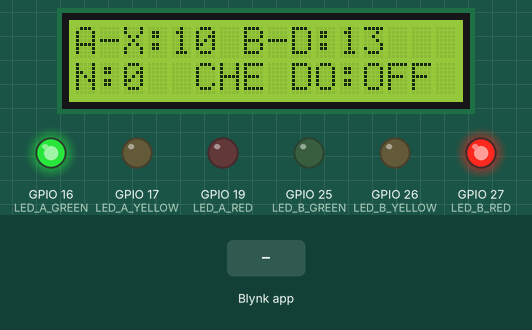
Bench run of a program on a simulated ESP32. Parts: 16×2 character LCD, output pins drawn as LEDs (lit = HIGH). The test bench sets the inputs (shaded band). WiFi joins after 1.5 s; servers stay silent unless stated.

Above: at 2.2 s.
2.3 s: Blynk app writes 1 to V2
At 3.5 s:
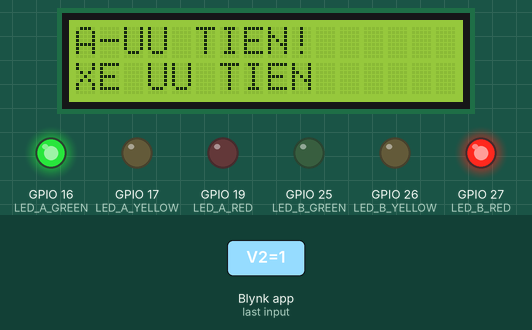
3.9 s: Blynk app writes 0 to V2
At 13.6 s:
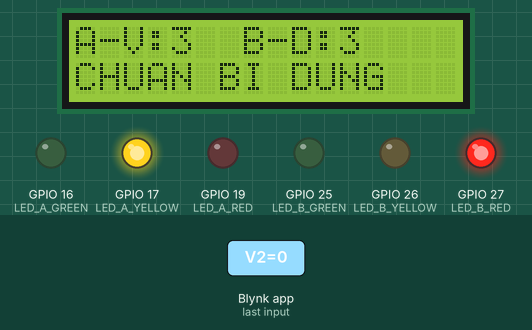
Timing chart, 0 to 15.1 s (numbered marks = the images above; inputs shaded):
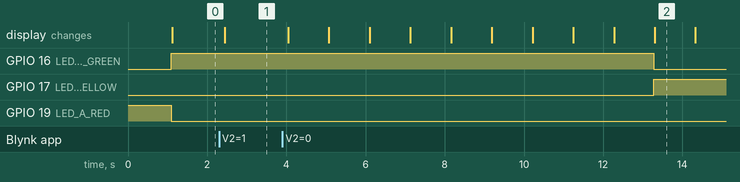

Measured:
- after the input at 2.3 s, the display: changes after 0.15 s (image 1)
- after the input at 3.9 s, GPIO 16 (LED_A_GREEN): HIGH → LOW after 9.4 s; GPIO 17 (LED_A_YELLOW): LOW → HIGH after 9.4 s; the display: first changes after 0.14 s (image 2 shows a later state)

The program:

main.cpp
```cpp
#include "secrets.h"

#define BLYNK_TEMPLATE_ID   "TMPL6vGjltW6r"
#define BLYNK_TEMPLATE_NAME "DenGiaoThongIoT"
#define BLYNK_AUTH_TOKEN    SECRET_AUTH_TOKEN
#define BLYNK_PRINT Serial

#include <WiFi.h>
#include <WiFiClient.h>
#include <BlynkSimpleEsp32.h>
#include <Wire.h>
#include <LiquidCrystal_I2C.h>

char auth[] = BLYNK_AUTH_TOKEN;
char ssid[] = SECRET_WIFI_SSID;
char pass[] = SECRET_WIFI_PASS;

// ===================== CHÂN GPIO - HƯỚNG A (Bắc - Nam) =====================
#define LED_A_GREEN   16
#define LED_A_YELLOW  17
#define LED_A_RED     19

// ===================== CHÂN GPIO - HƯỚNG B (Đông - Tây) ====================
#define LED_B_GREEN   25
#define LED_B_YELLOW  26
#define LED_B_RED     27

LiquidCrystal_I2C lcd(0x27, 16, 2);

// ===================== BIẾN TRẠNG THÁI =====================
int soXe_A = 0;          // Số xe hướng A, nhận từ V0
int soXe_B = 0;          // Số xe hướng B, nhận từ V5
int uuTien = 0;           // 0 = không ưu tiên | 1 = ưu tiên hướng A | 2 = ưu tiên hướng B, nhận từ V2

const int THOI_GIAN_VANG = 3;      // Thời gian đèn vàng cố định (giây)
const int THOI_GIAN_AN_TOAN = 10;  // Thời gian xanh mặc định khi mất kết nối (giây)

// ===================== NHẬN DỮ LIỆU TỪ BLYNK =====================
BLYNK_WRITE(V0) {              // Số xe hướng A (từ AI)
  soXe_A = param.asInt();
}

BLYNK_WRITE(V5) {              // Số xe hướng B (từ AI)
  soXe_B = param.asInt();
}

BLYNK_WRITE(V2) {              // Cờ ưu tiên: 0=không, 1=ưu tiên A, 2=ưu tiên B
  uuTien = param.asInt();
  Blynk.virtualWrite(V3, "ACK");
}

BLYNK_CONNECTED() {
  Blynk.syncVirtual(V0);
  Blynk.syncVirtual(V5);
  Blynk.syncVirtual(V2);
}

bool isOnline() {
  return (WiFi.status() == WL_CONNECTED) && Blynk.connected();
}

// Phân ngưỡng thời gian xanh theo mật độ xe (giữ nguyên thuật toán gốc, dùng chung cho cả 2 hướng)
int tinhThoiGianXanh(int N, const char* &matDoOut) {
  if (N >= 12) { matDoOut = "CAO     "; return 15; }
  if (N >= 6)  { matDoOut = "TB "; return 8;  }
  matDoOut = "THAP    ";
  return 5;
}

// ===================== VÒNG PHA CHO 1 HƯỚNG =====================
// huong: 1 = A đang chạy (B giữ đỏ) | 2 = B đang chạy (A giữ đỏ)
// Đèn đỏ của hướng đối diện luôn được giữ trong ĐÚNG khoảng thời gian
// xanh + vàng của hướng đang chạy
void chayPha(int huong) {
  int ledXanhChinh, ledVangChinh, ledDoChinh;
  int ledXanhDoi, ledVangDoi, ledDoDoi;
  int soXeChinh;
  int vPinTrangThaiChinh, vPinThoiGianChinh, vPinDemLuiChinh;
  int vPinTrangThaiDoi;
  char kyHieuChinh, kyHieuDoi;

  if (huong == 1) {
    ledXanhChinh = LED_A_GREEN;  ledVangChinh = LED_A_YELLOW;  ledDoChinh = LED_A_RED;
    ledXanhDoi   = LED_B_GREEN;  ledVangDoi   = LED_B_YELLOW;  ledDoDoi   = LED_B_RED;
    soXeChinh = soXe_A;
    vPinTrangThaiChinh = V3; vPinThoiGianChinh = V1; vPinDemLuiChinh = V4;
    vPinTrangThaiDoi = V7;
    kyHieuChinh = 'A'; kyHieuDoi = 'B';
  } else {
    ledXanhChinh = LED_B_GREEN;  ledVangChinh = LED_B_YELLOW;  ledDoChinh = LED_B_RED;
    ledXanhDoi   = LED_A_GREEN;  ledVangDoi   = LED_A_YELLOW;  ledDoDoi   = LED_A_RED;
    soXeChinh = soXe_B;
    vPinTrangThaiChinh = V7; vPinThoiGianChinh = V6; vPinDemLuiChinh = V8;
    vPinTrangThaiDoi = V3;
    kyHieuChinh = 'B'; kyHieuDoi = 'A';
  }

  bool online = isOnline();
  const char* matDo;
  int thoiGianXanh = online ? tinhThoiGianXanh(soXeChinh, matDo) : THOI_GIAN_AN_TOAN;
  if (!online) matDo = "OFF ";

  // Hướng đối diện chuyển sang đỏ NGAY khi hướng chính bắt đầu xanh
  digitalWrite(ledDoDoi, HIGH);
  digitalWrite(ledVangDoi, LOW);
  digitalWrite(ledXanhDoi, LOW);
  if (online) Blynk.virtualWrite(vPinTrangThaiDoi, "DO");

  // ---- PHA XANH (hướng chính) ----
  digitalWrite(ledXanhChinh, HIGH);
  digitalWrite(ledVangChinh, LOW);
  digitalWrite(ledDoChinh, LOW);
  if (online) {
    Blynk.virtualWrite(vPinTrangThaiChinh, "XANH");
    Blynk.virtualWrite(vPinThoiGianChinh, thoiGianXanh);
  }

  int i = thoiGianXanh;
  while (i > 0) {
    if (WiFi.status() == WL_CONNECTED) Blynk.run();
    online = isOnline();

    // Xe ưu tiên đang ở CHÍNH hướng này -> giữ đèn xanh, không đếm lùi
    if (uuTien == huong && online) {
      Blynk.virtualWrite(vPinTrangThaiChinh, "UU TIEN");
      Blynk.virtualWrite(vPinDemLuiChinh, 99);
      lcd.setCursor(0, 0);
      lcd.print(kyHieuChinh); lcd.print("-UU TIEN!       ");
      lcd.setCursor(0, 1);
      lcd.print("XE UU TIEN      ");
      delay(500);
      continue; // không giảm i, giữ pha xanh cho tới khi hết cờ ưu tiên
    }

    // Xe ưu tiên đang ở hướng ĐỐI DIỆN -> rút ngắn pha xanh hiện tại để nhường đường
    if (uuTien == (huong == 1 ? 2 : 1) && online) {
      i = 1; // chuyển nhanh sang pha vàng ở vòng lặp kế
    }

    if (online) Blynk.virtualWrite(vPinDemLuiChinh, i);

    char line0[17], line1[17];
    snprintf(line0, sizeof(line0), "%c-X:%-2d %c-D:%-2d", kyHieuChinh, i, kyHieuDoi, i + THOI_GIAN_VANG);
    snprintf(line1, sizeof(line1), "N:%-2d CHE DO:%s", soXeChinh, online ? matDo : "OFF ");
    lcd.setCursor(0, 0); lcd.print(line0);
    lcd.setCursor(0, 1); lcd.print(line1);

    delay(1000);
    i--;
  }

  if (uuTien == huong && isOnline()) return; // vẫn đang ưu tiên, giữ nguyên pha xanh, bỏ qua vàng/đỏ

  // ---- PHA VÀNG (hướng chính) ----
  digitalWrite(ledXanhChinh, LOW);
  digitalWrite(ledVangChinh, HIGH);
  if (online) Blynk.virtualWrite(vPinTrangThaiChinh, "VANG");

  for (int j = THOI_GIAN_VANG; j > 0; j--) {
    if (WiFi.status() == WL_CONNECTED) Blynk.run();
    online = isOnline();
    if (online) Blynk.virtualWrite(vPinDemLuiChinh, j);

    char line0[17], line1[17];
    snprintf(line0, sizeof(line0), "%c-V:%-2d %c-D:%-2d", kyHieuChinh, j, kyHieuDoi, j);
    snprintf(line1, sizeof(line1), "CHUAN BI DUNG   ");
    lcd.setCursor(0, 0); lcd.print(line0);
    lcd.setCursor(0, 1); lcd.print(line1);

    delay(1000);
  }

  // ---- KẾT THÚC PHA: hướng chính chuyển đỏ, chờ vòng lặp gọi hướng còn lại ----
  digitalWrite(ledVangChinh, LOW);
  digitalWrite(ledDoChinh, HIGH);
  if (isOnline()) Blynk.virtualWrite(vPinTrangThaiChinh, "DO");
}

void setup() {
  Serial.begin(115200);

  pinMode(LED_A_GREEN, OUTPUT);  pinMode(LED_A_YELLOW, OUTPUT);  pinMode(LED_A_RED, OUTPUT);
  pinMode(LED_B_GREEN, OUTPUT);  pinMode(LED_B_YELLOW, OUTPUT);  pinMode(LED_B_RED, OUTPUT);

  // Trạng thái khởi tạo an toàn: cả 2 hướng đều đỏ cho tới khi vào vòng lặp đầu tiên
  digitalWrite(LED_A_RED, HIGH); digitalWrite(LED_A_YELLOW, LOW); digitalWrite(LED_A_GREEN, LOW);
  digitalWrite(LED_B_RED, HIGH); digitalWrite(LED_B_YELLOW, LOW); digitalWrite(LED_B_GREEN, LOW);

  Wire.begin(21, 22);
  lcd.init();
  lcd.backlight();
  lcd.clear();
  lcd.setCursor(0, 0);
  lcd.print("Dang khoi dong...");

  WiFi.begin(ssid, pass);
  Blynk.config(auth);
  delay(1000);
  lcd.clear();
}

void loop() {
  chayPha(1);
  chayPha(2);
}
```

secrets.h
```cpp
// Điền thông tin thật của bạn vào đây rồi lưu lại tên file là "secrets.h"
// (không đưa file này lên GitHub public nếu chứa token thật)

#define SECRET_WIFI_SSID  "Hanyu"   // Trong mô phỏng Wokwi, mạng ảo mặc định tên là Wokwi-GUEST (không mật khẩu)
#define SECRET_WIFI_PASS  "68686868"
#define SECRET_AUTH_TOKEN "C0V9wGBhWofk4QDqrgNuXXhOWCz-gxwI"
```
